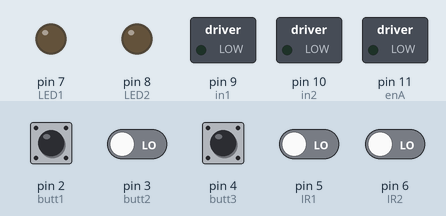
Recording of a sketch running on a simulated Arduino Uno, built with avr-gcc and run on an emulated ATmega328P. On the bench: switched loads named in the sketch (green lamp = pin HIGH), output pins drawn as LEDs (lit = HIGH). Inputs (shaded band) come from the test bench; at power-on: pin 2 (butt1), pin 3 (butt2), pin 4 (butt3), pin 5 (IR1), pin 6 (IR2) LOW. What the sketch prints to the serial monitor is not drawn.

Above: at 1.2 s.
1.3 s: pin 2 (butt1) pulled HIGH for 0.15 s
2.9 s: pin 2 (butt1) driven HIGH and pin 3 (butt2) driven HIGH
At 4.1 s:
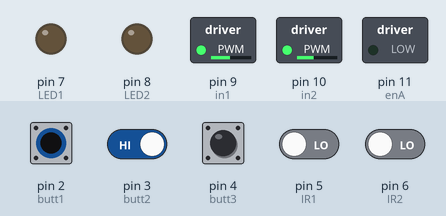
4.4 s: pin 4 (butt3) pulled HIGH for 0.15 s
At 4.59 s:
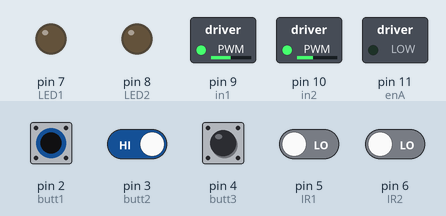
6.0 s: pin 2 (butt1) driven LOW
At 7.2 s:
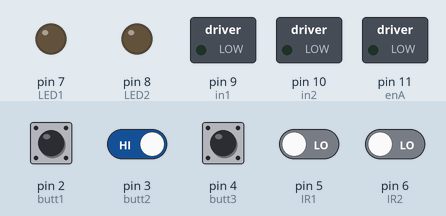
7.5 s: pin 4 (butt3) pulled HIGH for 1 s
At 7.9 s:
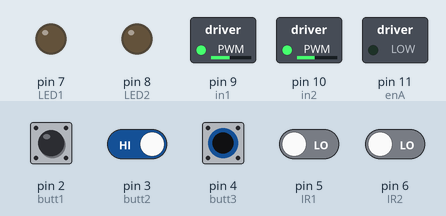
10.0 s: pin 2 (butt1) driven HIGH
At 10.9 s:
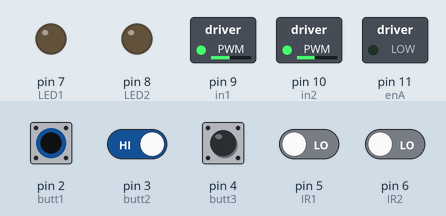
Timing chart, 0 to 12.5 s (numbered marks = the images above; inputs shaded):
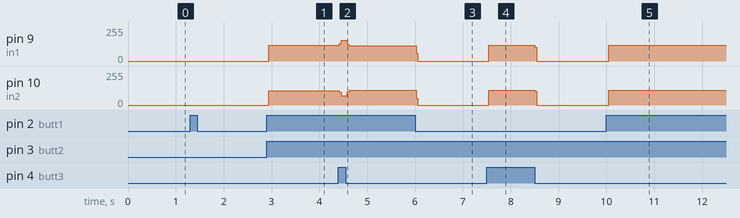

Measured:
- after the input at 2.9 s, pin 9 (in1): 0/255 → 119/255 at once; pin 10 (in2): 0/255 → 106/255 at once
- after the input at 4.4 s, pin 9 (in1): 119/255 → 154/255 at once, → 115/255 0.16 s later; pin 10 (in2): 106/255 → 71/255 at once, → 110/255 0.16 s later
- after the input at 6.0 s, pin 9 (in1): 115/255 → 0/255 at once; pin 10 (in2): 110/255 → 0/255 at once
- after the input at 7.5 s, pin 9 (in1): 0/255 → 117/255 after 0.05 s, → 0/255 0.96 s later; pin 10 (in2): 0/255 → 111/255 after 0.05 s, → 0/255 0.96 s later
- after the input at 10.0 s, pin 9 (in1): 0/255 → 117/255 at once; pin 10 (in2): 0/255 → 111/255 at once

The sketch:

vandi.ino
```cpp
#define enA   11 //port pwm motor
#define in1   9 //port motor
#define in2   10 //port motor

#define IR1   5
#define IR2   6

#define butt1 2
#define butt2 3
#define butt3 4

#define LED1 7
#define LED2 8
#define LED3 9

uint8_t kec_motor;
uint8_t butts1 = 0;
uint8_t butts2 = 0;
uint8_t butts3 = 0;
uint8_t IRs1 = 0;
uint8_t IRs2 = 0;
uint8_t lantai;
uint8_t LantaiSekarang;
uint8_t res;

bool state1 = false;
bool state2 = false;
bool state3 = false;

void bandingkanlantai(uint8_t LantaiTujuan);

void setup() {
  Serial.begin(9600);

  pinMode(IR1,INPUT);
  pinMode(IR2,INPUT);

  pinMode(butt1,INPUT);
  pinMode(butt2,INPUT);
  pinMode(butt3,INPUT);

  pinMode(LED1,OUTPUT);
  pinMode(LED2,OUTPUT);
  pinMode(LED3,OUTPUT);

  pinMode(in1,OUTPUT);
  pinMode(in2,OUTPUT);
  pinMode(enA,OUTPUT);

}

void loop() {

  butts1 = digitalRead(butt1);
  butts2 = digitalRead(butt2);
  butts3 = digitalRead(butt3);

  IRs1 = digitalRead(IR1);
  IRs2 = digitalRead(IR2);

  if(butts1 == HIGH){
     state1 = true;

     if(state1==true){ // of course always true
         lantai = 1;
         bandingkanlantai(lantai);
     }
  }
  else if((state1==true) && (IRs1==LOW) && (IRs2==HIGH)){ // elseif with completely different parameters to check
     state1 = false;
     kec_motor = 0;
     analogWrite(in1,0);
     analogWrite(in2,0);
  }

  if(butts2 == HIGH){
    state2 = true;

    if(state2 == true){ // of course always true
      lantai = 2;
      bandingkanlantai(lantai);
    }
  }
  else if(state2 == true && IRs2 == LOW && IRs1 == HIGH){ // elseif with completely different parameters to check
      state2 = false;
      kec_motor = 0;
      analogWrite(in1,0);
      analogWrite(in1,0);
  }

  // struktur logika nya berbeda dengan 2 struktur sebelumnya
  if(butts3 == HIGH){
    state3 = true;

    if(state3 == true){
      lantai = 3;
      bandingkanlantai(lantai);
    }
    else if(state3 == true && IRs1 == LOW && IRs2 == LOW){
      state3 = false;
      analogWrite(in1,0);
      analogWrite(in2,0);
    }
  }

}// END of loop Function

void bandingkanlantai(uint8_t LantaiTujuan){
  LantaiSekarang; // what is this? this is should be syntax wrong

  if(LantaiTujuan>LantaiSekarang){
    kec_motor = 225;
    analogWrite(in1,kec_motor);
    analogWrite(in2,0);
    LantaiSekarang = LantaiTujuan;
  }

  else if(LantaiTujuan<LantaiSekarang){
    kec_motor = 225;
    analogWrite(in1,0);
    analogWrite(in2,kec_motor);
    LantaiSekarang = LantaiTujuan;
  }

  else if(LantaiTujuan == LantaiSekarang){
    analogWrite(in1,0);
    analogWrite(in2,0);
  }

  Serial.print(LantaiSekarang);
}
```
